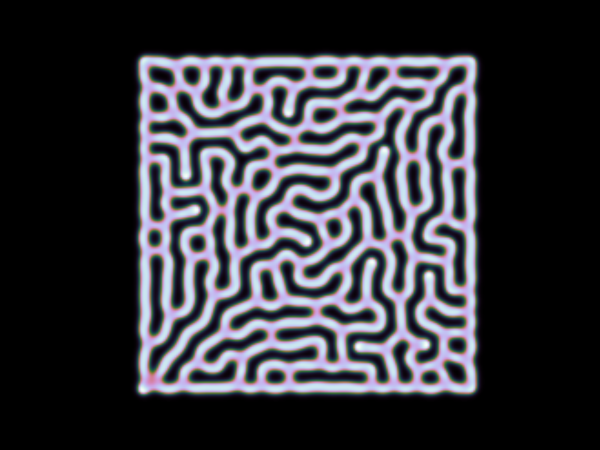
#> input picture images/coral.png, 1200 x 900 px (shown at 1/2 size)
$ python -i ReactionDiffusion.py   (imports and definitions only)
#> lines starting #> are read from the running program, lines starting #| are printed output that depends on the picture; after the words box and inside, x2 and y2 are one past the last pixel; in counts of white or black regions, pixels touching at a corner belong together
#!/usr/bin/env python

#Other notes:

#Du: Diffusivity of U
#Dv: Diffusivity of V
#F: "feed rate"
#k: dimensionless rate constant for V
#myCmap: colormap object compatible with matplotlib
#edgeMax: Set a constant for heatmap scaling purposes (True | False)
#dt: timestep
#dx: spatial stepsize (same as dy)

import os
import numpy as np
import matplotlib
# [1 line not run here, left out]
import matplotlib.pyplot as plt
import argparse
import  cv2
from PIL import Image
import glob
import os
import natsort

try:
    # python2
    input_function = raw_input
except NameError:
    input_function = input


#makes a heatmap of the given matrix (M)

def get_outline(filepass) :
#> called with filepass = '../images/coral.png'
    img = cv2.imread(filepass)
#> img is the input picture: shape (900, 1200, 3); mean B, G, R 60.4, 54.2, 53.9

    med_val = np.median(img)
#> med_val = 0
    lower = int(max(0, 0.7 * med_val))
#> lower = 0
    upper = int(min(255, 1.3 * med_val))
#> upper = 0

    blurred_img = cv2.blur(img, ksize=(5, 5))

    edges = cv2.Canny(image=blurred_img, threshold1=lower, threshold2=upper - 50)
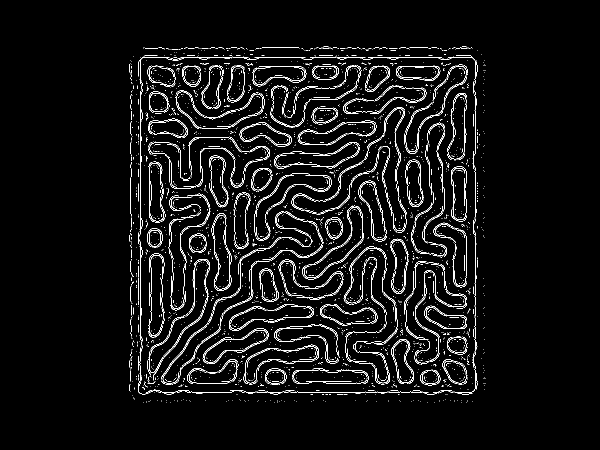
#> edges: shape (900, 1200) (shown at 1/2 size); 4.2% white in thin lines or dots, all inside (x1, y1, x2, y2) = (259, 93, 971, 805)

    edges = cv2.resize(edges, dsize=(200, 200), interpolation=cv2.INTER_AREA)
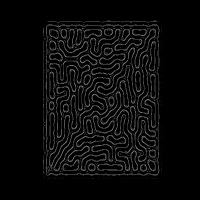
#> edges: shape (200, 200); min 0, max 132, mean 10.7

    return edges

# [150 lines left out: functions makeImg, laplacian_operator, GS, GM, FN, setModelParams, not called in this run]


# [120 lines not run here, left out]

>>> result = get_outline('../images/coral.png')

$ run again, on images/fitzhugh_nagumo.png
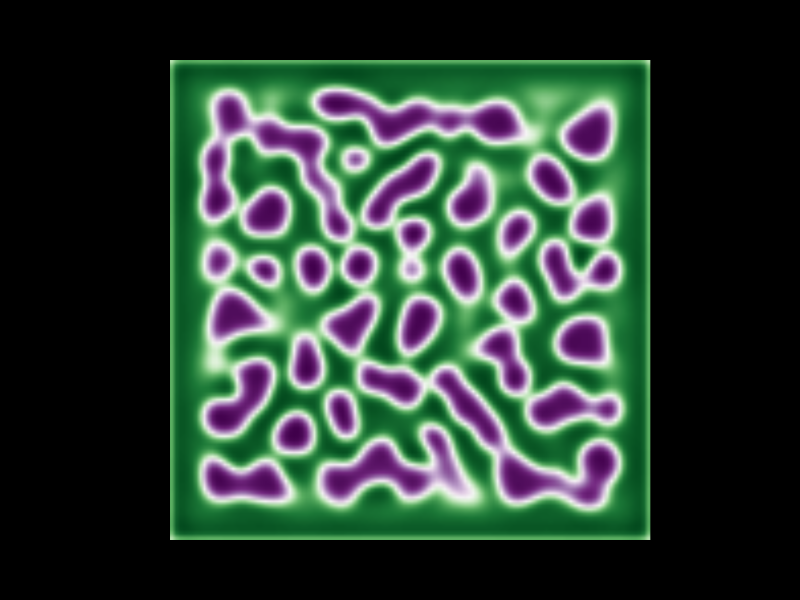
#> input picture images/fitzhugh_nagumo.png, 2400 x 1800 px (shown at 1/3 size)
#> in get_outline, img is the input picture: shape (1800, 2400, 3); mean B, G, R 52.7, 63, 45.5
#> med_val = 0
#> in get_outline, `edges = cv2.Canny(image=blurred_img, threshold1=lower, threshold2=uppe..`:
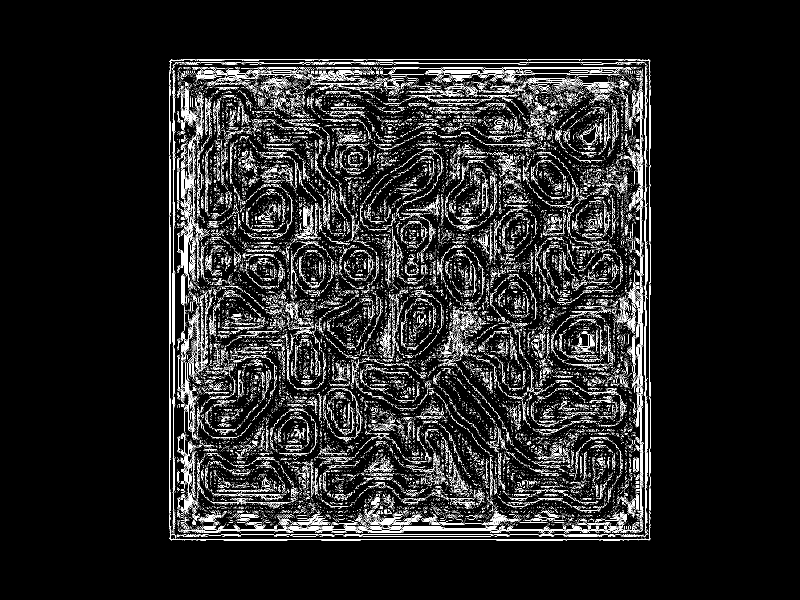
#> edges: shape (1800, 2400) (shown at 1/3 size); 5.2% white in thin lines or dots, all inside (x1, y1, x2, y2) = (508, 178, 1953, 1622)
#> in get_outline, `edges = cv2.resize(edges, dsize=(200, 200), interpolation=cv2.INTER_AR..`:
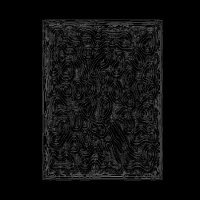
#> edges: shape (200, 200); min 0, max 113, mean 13.1

$ run again, on images/gierer_meinhardt.png
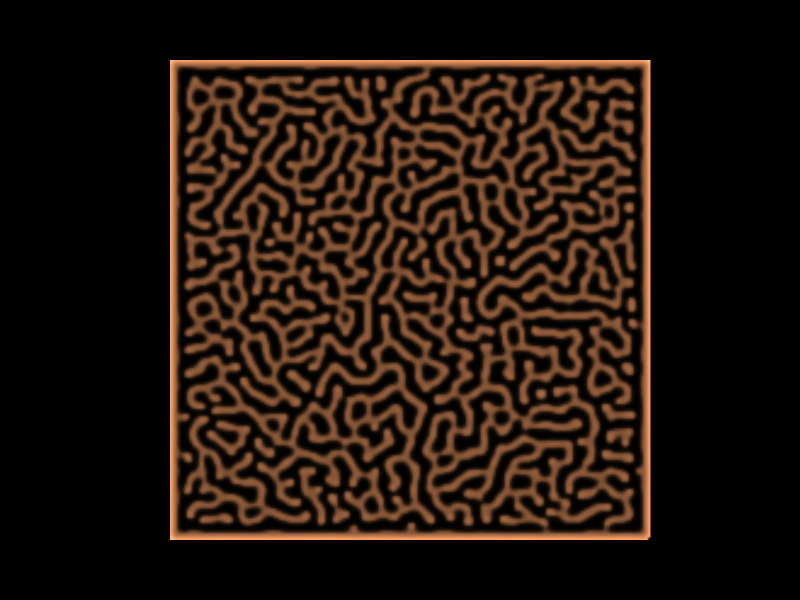
#> input picture images/gierer_meinhardt.png, 1600 x 1200 px (shown at 1/2 size)
#> in get_outline, img is the input picture: shape (1200, 1600, 3); mean B, G, R 13.5, 21.3, 33.9
#> med_val = 0
#> in get_outline, `edges = cv2.Canny(image=blurred_img, threshold1=lower, threshold2=uppe..`:
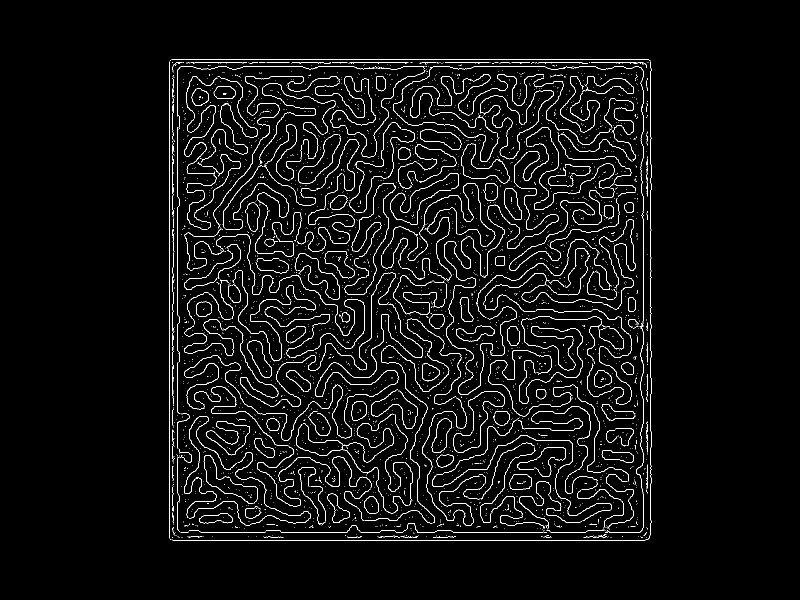
#> edges: shape (1200, 1600) (shown at 1/2 size); 3.6% white in thin lines or dots, all inside (x1, y1, x2, y2) = (338, 118, 1303, 1082)
#> in get_outline, `edges = cv2.resize(edges, dsize=(200, 200), interpolation=cv2.INTER_AR..`:
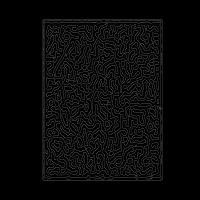
#> edges: shape (200, 200); min 0, max 80, mean 9.1

$ run again, on images/waves.png
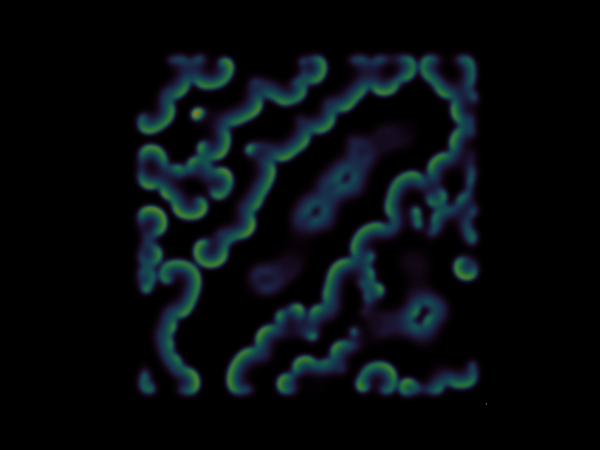
#> input picture images/waves.png, 1200 x 900 px (shown at 1/2 size)
#> in get_outline, img is the input picture: shape (900, 1200, 3); mean B, G, R 13.7, 11.1, 6.4
#> med_val = 0
#> in get_outline, `edges = cv2.Canny(image=blurred_img, threshold1=lower, threshold2=uppe..`:
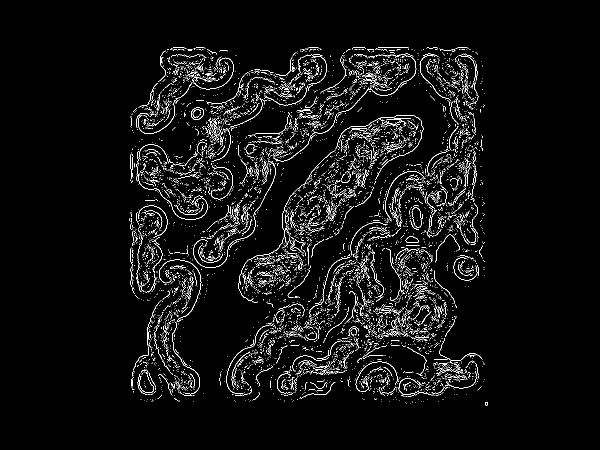
#> edges: shape (900, 1200) (shown at 1/2 size); 3.8% white in thin lines or dots, all inside (x1, y1, x2, y2) = (259, 95, 976, 811)
#> in get_outline, `edges = cv2.resize(edges, dsize=(200, 200), interpolation=cv2.INTER_AR..`:
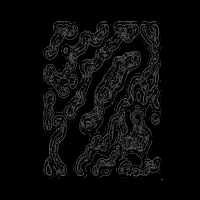
#> edges: shape (200, 200); min 0, max 123, mean 9.8
